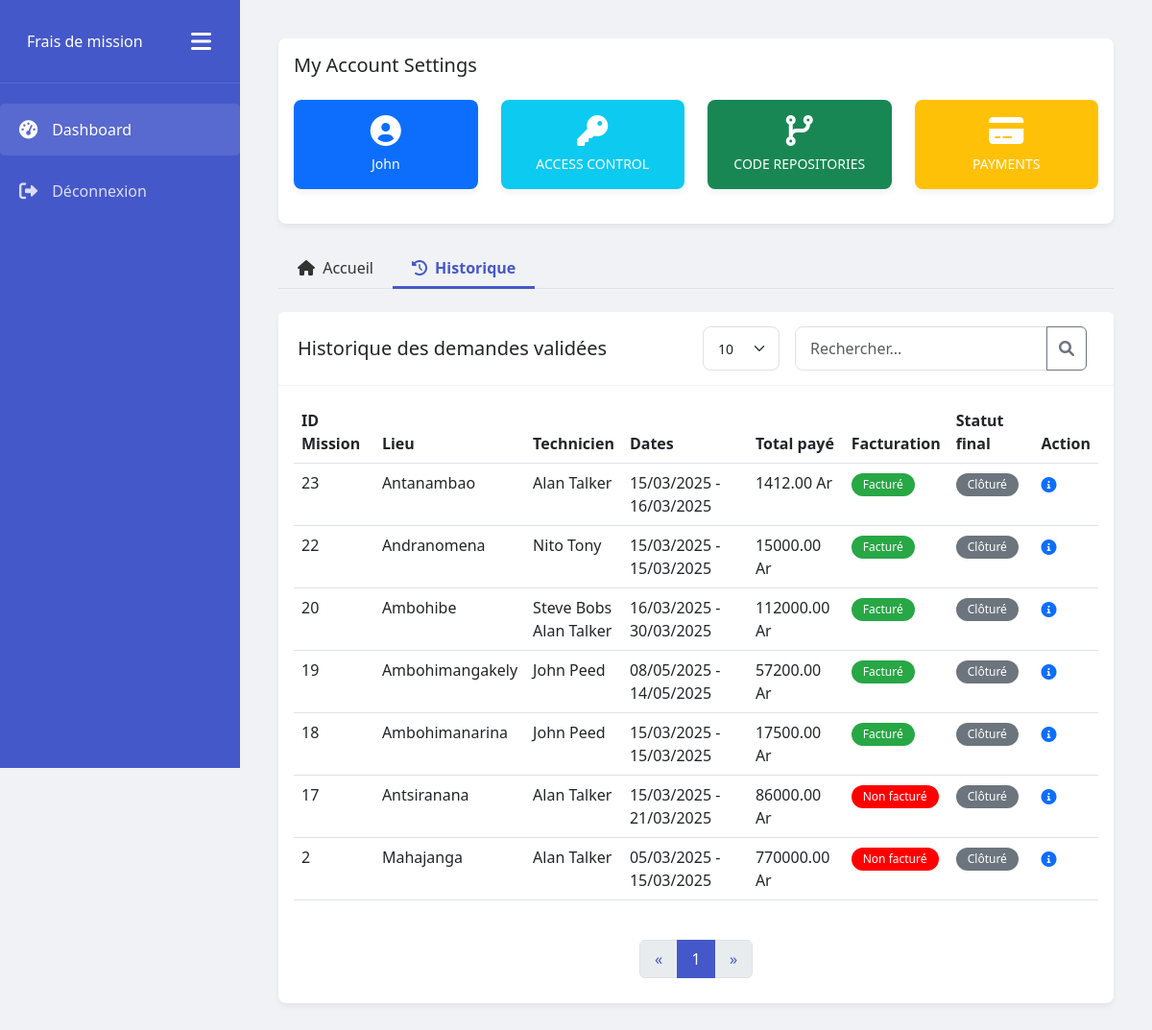
/history/ (signed in), run on the app's committed database.
### fdm_app/models.py (models this page shows, shortened)
class Mission(models.Model):
    techniciens = models.ManyToManyField(Technician, related_name="missions")
    mission_details = models.TextField(
        help_text='details de la mission',
        verbose_name='Mission Details'
    )
    start_date = models.DateField(
        help_text='date de debut de la mission',
        verbose_name='Start Date'
    )
    start_hour = models.TimeField(
        help_text='heure de debut de la mission',
        verbose_name='Start Hour'
    )
    end_date = models.DateField(
        help_text='date de fin de la mission',
        verbose_name='End Date'
    )
    end_hour = models.TimeField(
        help_text='heure de fin de la mission',
        verbose_name='End Hour'
    )
    location = models.CharField(
        max_length=50,
        help_text='lieu de la mission'
    )
    facturation = models.BooleanField(
        help_text='facturation de la mission, facturee ou non',
        verbose_name='Facturation'
    )
    STATUS_CHOICES = [
        ('NEW', 'New'),
        ('REFUSED', 'Refused'),
        ('VALIDATED', 'Validated'),
    ]
    status = models.CharField(
        max_length=10,
        choices=STATUS_CHOICES,
        default='NEW',
        verbose_name='Status',
        help_text='Statut de la mission'
    )
    refusal_reason = models.TextField(
        blank=True,
        null=True,
        verbose_name='Refusal Reason',
        help_text='Motif de refus de la mission'
    )

class Technician(models.Model):
    first_name = models.CharField(
        max_length=50,
        help_text='nom du technicien'
    )
    last_name = models.CharField(
        max_length=50,
        help_text='prenom du technicien'
    )

class Expense(models.Model):
    mission = models.ForeignKey(Mission, on_delete=models.CASCADE, related_name="depenses")
    hosting_days = models.IntegerField(
        help_text='nombre de jours de sejour',
        default=0.0,
    )
    overnight_rate = models.DecimalField(
        max_digits=10,
        decimal_places=2,
        default=0.00,
        help_text='tarif nuitée'
    )
    total_hosting = models.DecimalField(
        max_digits=10,
        decimal_places=2,
        help_text=' pris total de séjour',
        editable = False
    )
    meal_costs = models.DecimalField(
        max_digits=10,
        decimal_places=2,
        help_text='prix des repas',
    )
    total_meal_costs = models.DecimalField(
        max_digits=10,
        decimal_places=2,
        help_text='prix total des repas',
        editable = False,
        default=0.00,
    )
    transport = models.CharField(
        max_length=100,
        help_text='transport',
    )
    shipping_costs = models.DecimalField(
        max_digits=10,
        decimal_places=2,
        help_text='frais de transport',
    )
    various_expenses_details = models.CharField(
        max_length=100,
        help_text='divers frais',
    )
    various_expenses_price = models.DecimalField(
        max_digits=10,
        decimal_places=2,
        help_text='prix des divers frais',
    )
    total_expenses = models.DecimalField(
        max_digits=10,
        decimal_places=2,
        help_text='prix total des frais',
        editable = False,
        default=0.00,
    )

### fdm_app/views.py (the view)
# urls.py: path('history/',HistoryView.as_view(),name='history'),
class HistoryView(TemplateView):
    template_name = 'history.html'
    def get_context_data(self, **kwargs):
        context = super().get_context_data(**kwargs)
        validated_missions = Mission.objects.filter(status='VALIDATED').order_by('-id')
        search_query = self.request.GET.get('search', '')
        if search_query:
            validated_missions = MissionSearchUtils.filter_missions(validated_missions, search_query)
        missions = PaginationUtils.paginate_queryset(validated_missions, self.request)
        context['missions'] = missions
        context['active_tab'] = 'history'
        return context

### fdm_app/views.py (called while the page is built)
    @staticmethod
    def paginate_queryset(queryset, request, per_page_default=10):
        per_page = request.GET.get('per_page', per_page_default)
        try:
            per_page = int(per_page)
        except (ValueError, TypeError):
            per_page = per_page_default
        paginator = Paginator(queryset, per_page)
        page = request.GET.get('page', 1)
        try:
            paginated_queryset = paginator.page(page)
        except PageNotAnInteger:
            paginated_queryset = paginator.page(1)
        except EmptyPage:
            paginated_queryset = paginator.page(paginator.num_pages)
        return paginated_queryset

### fdm_app/templates/history.html (shortened to what this page needs)
{% extends 'base.html' %}
{% block content %}
<div class="main-content">
    {% include 'account.html' %}
    <ul class="nav nav-tabs mb-4">
        <li class="nav-item">
            <a class="nav-link {% if active_tab == 'missions' %}active{% endif %}" href="{% url 'missions' %}">
                <i class="fas fa-home me-1"></i> Accueil
            </a>
        </li>
        <li class="nav-item">
            <a class="nav-link {% if active_tab == 'history' %}active{% endif %}" href="{% url 'history' %}">
                <i class="fas fa-history me-1"></i> Historique
            </a>
        </li>
    </ul>
    <div class="card">
        <div class="card-header">
            <h5 class="mb-0">Historique des demandes validées </h5>
            <div class="d-flex">
              <form method="GET" action="{% url 'history' %}" class="d-flex me-2">
                  <select class="form-select form-select-sm me-3" style="width: auto; min-width: 80px;" name="per_page" onchange="this.form.submit()">
                      <option value="10" {% if request.GET.per_page == '10' or not request.GET.per_page %}selected{% endif %}>10</option>
                  </select>
                  <div class="input-group">
                      <input type="text" class="form-control" name="search" placeholder="Rechercher..."
                             value="{{ request.GET.search|default:'' }}" aria-label="Search">
                      <button class="btn btn-outline-secondary" type="submit">
                          <i class="fas fa-search"></i>
                      </button>
                  </div>
              </form>
          </div>
        </div>
        <div class="card-body fade-in">
            <div class="table-responsive">
                <table class="table table-hover">
                    <thead>
                        <tr>
                            <th>ID Mission</th>
                            <th>Lieu</th>
                            <th>Technicien</th>
                            <th>Dates</th>
                            <th>Total payé</th>
                            <th>Facturation</th>
                            <th>Statut final</th>
                            <th>Action</th>
                        </tr>
                    </thead>
                    <tbody>
                    {% for mission in missions %}
                        <tr>
                            <td>{{ mission.id }}</td>
                            <td>{{ mission.location }}</td>
                            <td>
                            {% for technicien in mission.techniciens.all %}
                                {{ technicien.first_name }} {{ technicien.last_name }}<br>
                            {% empty %}
                                Aucun technicien
                            {% endfor %}
                            </td>
                            <td>
                                {{ mission.start_date|date:"d/m/Y" }} - {{ mission.end_date|date:"d/m/Y" }}
                            </td>
                            <td>
                            {% for expense in mission.depenses.all %}
                                {{ expense.total_expenses }} Ar
                            {% endfor %}
                            </td>
                            {% if mission.facturation %}
                                <td><span class="badge badge-billed" style="background-color:#28a745;">Facturé</span></td>
                            {% else %}
                                <td><span class="badge badge-not-billed" style="background-color:red;">Non facturé</span></td>
                            {% endif %}
                            <td><span class="badge badge-closed">Clôturé</span></td>
                            <td>
                                <button type="button" class="btn btn-link p-0 border-0"
                                    data-bs-toggle="modal"
                                    data-bs-target="#detailModal{{ mission.id }}">
                                    <i class="fas fa-info-circle details" title="Détails"></i>
                                </button>
                            </td>
                        </tr>
                    {% endfor %}
                    </tbody>
                </table>
            </div>
        <div class="pagination-container">
          <nav aria-label="Page navigation">
            <ul class="pagination">
              {% if missions.has_previous %}
                <li class="page-item">
                  <a class="page-link" href="?page={{ missions.previous_page_number }}" aria-label="Previous">
                    <span aria-hidden="true">&laquo;</span>
                  </a>
                </li>
              {% else %}
                <li class="page-item disabled">
                  <a class="page-link" href="#" aria-label="Previous">
                    <span aria-hidden="true">&laquo;</span>
                  </a>
                </li>
              {% endif %}
              {% for num in missions.paginator.page_range %}
                {% if missions.number == num %}
                  <li class="page-item active">
                    <a class="page-link" href="?page={{ num }}{% if request.GET.search %}&search={{ request.GET.search }}{% endif %} ">
                      {{ num }}
                    </a>
                  </li>
                {% elif num > missions.number|add:'-3' and num < missions.number|add:'3' %}
                  <li class="page-item"><a class="page-link" href="?page={{ num }}{% if request.GET.search %}&search={{ request.GET.search }}{% endif %}">{{ num }}</a></li>
                {% endif %}
              {% endfor %}
              {% if missions.has_next %}
                <li class="page-item">
                  <a class="page-link" href="?page={{ missions.next_page_number }}{% if request.GET.search %}&search={{ request.GET.search }}{% endif %}" aria-label="Next">
                    <span aria-hidden="true">&raquo;</span>
                  </a>
                </li>
              {% else %}
                <li class="page-item disabled">
                  <a class="page-link" href="#" aria-label="Next">
                    <span aria-hidden="true">&raquo;</span>
                  </a>
                </li>
              {% endif %}
            </ul>
          </nav>
        </div>
        </div>
    </div>
</div>
{% endblock %}

### fdm_app/templates/account.html
<div class="card mb-4">
    <div class="card-body">
      <h5 class="card-title">My Account Settings</h5>
      <div class="row mt-4">
        <div class="col-md-3">
          <div class="card bg-primary text-white">
            <div class="card-body text-center">
              <i class="fas fa-user-circle mb-2 fa-2x"></i>
              <p class="mb-0 small">{{ user.username }}</p>
            </div>
          </div>
        </div>
        <div class="col-md-3">
          <div class="card bg-info text-white">
            <div class="card-body text-center">
              <i class="fas fa-key mb-2 fa-2x"></i>
              <p class="mb-0 small">ACCESS CONTROL</p>
            </div>
          </div>
        </div>
        <div class="col-md-3">
          <div class="card bg-success text-white">
            <div class="card-body text-center">
              <i class="fas fa-code-branch mb-2 fa-2x"></i>
              <p class="mb-0 small">CODE REPOSITORIES</p>
            </div>
          </div>
        </div>
        <div class="col-md-3">
          <div class="card bg-warning text-white">
            <div class="card-body text-center">
              <i class="fas fa-credit-card mb-2 fa-2x"></i>
              <p class="mb-0 small">PAYMENTS</p>
            </div>
          </div>
        </div>
      </div>
    </div>
  </div>

### fdm_app/static/css/style.css (style rules this page uses)
:root { --primary-color: #4558c9; --secondary-color: #e9ecef; --text-color: #333; --bg-light: #f8f9fa; --border-radius: 8px; }
body { font-family: 'Segoe UI', Tahoma, Geneva, Verdana, sans-serif; background-color: #f0f2f5; color: var(--text-color); }
.main-content { margin-left: 250px; padding: 20px; transition: all 0.3s; }
.card { border-radius: var(--border-radius); box-shadow: 0 4px 6px rgba(0,0,0,0.05); margin-bottom: 20px; border: none; }
.card-header { background-color: white; border-bottom: 1px solid rgba(0,0,0,0.05); font-weight: bold; padding: 15px 20px; display: flex; justify-content: space-between; align-items: center; }
.table th { font-weight: 600; border-top: none; }
.badge { padding: 6px 12px; border-radius: 20px; font-weight: 500; }
.badge-closed { background-color: #6c757d; color: white; }
.badge-billed { background-color: #198754; color: white; }
.badge-not-billed { background-color: #fd7e14; color: white; }
.pagination-container { height: 60px; display: flex; align-items: center; justify-content: center; margin-top: 15px; }
.pagination { justify-content: center; margin: 0; }
.pagination .page-item .page-link { color: var(--primary-color); min-width: 40px; height: 40px; display: flex; align-items: center; justify-content: center; }
.pagination .page-item.active .page-link { background-color: var(--primary-color); border-color: var(--primary-color); color: white; }
.form-control, .form-select { border-radius: var(--border-radius); padding: 10px 15px; }
.fade-in { animation: fadeIn 0.5s; }
.nav-tabs .nav-link { color: var(--text-color); border: none; padding: 10px 20px; border-radius: 0; position: relative; }
.nav-tabs .nav-link.active { color: var(--primary-color); background-color: transparent; font-weight: bold; }
.nav-tabs .nav-link.active::after { content: ''; position: absolute; bottom: 0; left: 0; width: 100%; height: 3px; background-color: var(--primary-color); }
.main-content { margin-left: var(--sidebar-width, 250px); padding: 20px; transition: all 0.3s; padding-left: 0 ; }

### data on the page
Mission: id "23", location "Antanambao", start_date "15/03/2025", end_date "16/03/2025", facturation "Facturé"
Technician: first_name "Alan", last_name "Talker"
Expense: total_expenses "1412.00"
Mission: id "22", location "Andranomena", start_date "15/03/2025", end_date "15/03/2025", facturation "Facturé"
Technician: first_name "Nito", last_name "Tony"
Expense: total_expenses "15000.00"
Mission: id "20", location "Ambohibe", start_date "16/03/2025", end_date "30/03/2025", facturation "Facturé"
Technician: first_name "Steve", last_name "Bobs"
Expense: total_expenses "112000.00"
Mission: id "19", location "Ambohimangakely", start_date "08/05/2025", end_date "14/05/2025", facturation "Facturé"
Technician: first_name "John", last_name "Peed"
Expense: total_expenses "57200.00"
Mission: id "18", location "Ambohimanarina", start_date "15/03/2025", end_date "15/03/2025", facturation "Facturé"
Expense: total_expenses "17500.00"
Mission: id "17", location "Antsiranana", start_date "15/03/2025", end_date "21/03/2025", facturation "Non facturé"
Expense: total_expenses "86000.00"
Mission: id "2", location "Mahajanga", start_date "05/03/2025", end_date "15/03/2025", facturation "Non facturé"
Expense: total_expenses "770000.00"

### other printed values
{{ user.username }} "John"
{{ num }} "1"
